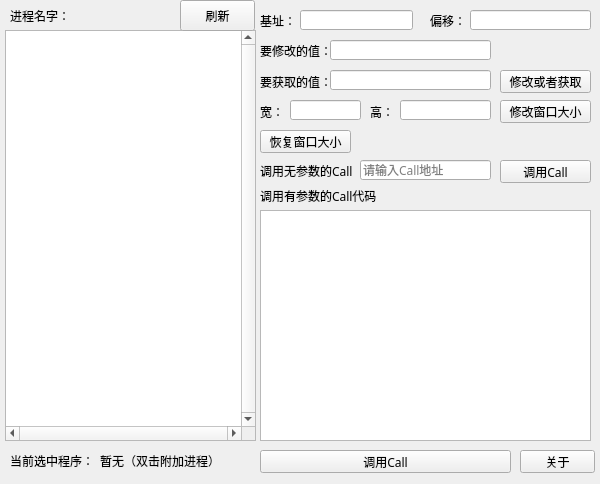
<?xml version="1.0" encoding="UTF-8"?>
<ui version="4.0">
 <class>GameCallClass</class>
 <widget class="QMainWindow" name="GameCallClass">
  <property name="geometry">
   <rect>
    <x>0</x>
    <y>0</y>
    <width>600</width>
    <height>484</height>
   </rect>
  </property>
  <property name="font">
   <font>
    <family>微软雅黑</family>
   </font>
  </property>
  <property name="windowTitle">
   <string>GameCall</string>
  </property>
  <widget class="QWidget" name="centralWidget">
   <widget class="QListWidget" name="listWidget">
    <property name="geometry">
     <rect>
      <x>5</x>
      <y>30</y>
      <width>251</width>
      <height>411</height>
     </rect>
    </property>
    <property name="verticalScrollBarPolicy">
     <enum>Qt::ScrollBarAlwaysOn</enum>
    </property>
    <property name="horizontalScrollBarPolicy">
     <enum>Qt::ScrollBarAlwaysOn</enum>
    </property>
   </widget>
   <widget class="QPushButton" name="aboutBtn">
    <property name="geometry">
     <rect>
      <x>520</x>
      <y>450</y>
      <width>75</width>
      <height>23</height>
     </rect>
    </property>
    <property name="font">
     <font>
      <family>微软雅黑</family>
     </font>
    </property>
    <property name="text">
     <string>关于</string>
    </property>
   </widget>
   <widget class="QLabel" name="label">
    <property name="geometry">
     <rect>
      <x>260</x>
      <y>10</y>
      <width>54</width>
      <height>21</height>
     </rect>
    </property>
    <property name="font">
     <font>
      <family>微软雅黑</family>
     </font>
    </property>
    <property name="text">
     <string>基址：</string>
    </property>
   </widget>
   <widget class="QLineEdit" name="lineEdit">
    <property name="geometry">
     <rect>
      <x>300</x>
      <y>10</y>
      <width>113</width>
      <height>20</height>
     </rect>
    </property>
    <property name="font">
     <font>
      <family>微软雅黑</family>
     </font>
    </property>
   </widget>
   <widget class="QLineEdit" name="lineEdit_2">
    <property name="geometry">
     <rect>
      <x>470</x>
      <y>10</y>
      <width>121</width>
      <height>20</height>
     </rect>
    </property>
    <property name="font">
     <font>
      <family>微软雅黑</family>
     </font>
    </property>
   </widget>
   <widget class="QLabel" name="label_2">
    <property name="geometry">
     <rect>
      <x>430</x>
      <y>10</y>
      <width>54</width>
      <height>21</height>
     </rect>
    </property>
    <property name="font">
     <font>
      <family>微软雅黑</family>
     </font>
    </property>
    <property name="text">
     <string>偏移：</string>
    </property>
   </widget>
   <widget class="QLabel" name="label_3">
    <property name="geometry">
     <rect>
      <x>260</x>
      <y>180</y>
      <width>121</width>
      <height>31</height>
     </rect>
    </property>
    <property name="font">
     <font>
      <family>微软雅黑</family>
     </font>
    </property>
    <property name="text">
     <string>调用有参数的Call代码</string>
    </property>
   </widget>
   <widget class="QPushButton" name="pushButton_2">
    <property name="geometry">
     <rect>
      <x>500</x>
      <y>70</y>
      <width>91</width>
      <height>23</height>
     </rect>
    </property>
    <property name="font">
     <font>
      <family>微软雅黑</family>
     </font>
    </property>
    <property name="text">
     <string>修改或者获取</string>
    </property>
   </widget>
   <widget class="QLabel" name="label_4">
    <property name="geometry">
     <rect>
      <x>260</x>
      <y>40</y>
      <width>71</width>
      <height>21</height>
     </rect>
    </property>
    <property name="font">
     <font>
      <family>微软雅黑</family>
     </font>
    </property>
    <property name="text">
     <string>要修改的值：</string>
    </property>
   </widget>
   <widget class="QLineEdit" name="lineEdit_3">
    <property name="geometry">
     <rect>
      <x>330</x>
      <y>40</y>
      <width>161</width>
      <height>20</height>
     </rect>
    </property>
    <property name="font">
     <font>
      <family>微软雅黑</family>
     </font>
    </property>
   </widget>
   <widget class="QLabel" name="label_5">
    <property name="geometry">
     <rect>
      <x>260</x>
      <y>71</y>
      <width>71</width>
      <height>21</height>
     </rect>
    </property>
    <property name="font">
     <font>
      <family>微软雅黑</family>
     </font>
    </property>
    <property name="text">
     <string>要获取的值：</string>
    </property>
   </widget>
   <widget class="QLineEdit" name="lineEdit_4">
    <property name="geometry">
     <rect>
      <x>330</x>
      <y>70</y>
      <width>161</width>
      <height>20</height>
     </rect>
    </property>
    <property name="font">
     <font>
      <family>微软雅黑</family>
     </font>
    </property>
   </widget>
   <widget class="QPushButton" name="callBtn">
    <property name="geometry">
     <rect>
      <x>260</x>
      <y>450</y>
      <width>251</width>
      <height>23</height>
     </rect>
    </property>
    <property name="font">
     <font>
      <family>微软雅黑</family>
     </font>
    </property>
    <property name="text">
     <string>调用Call</string>
    </property>
   </widget>
   <widget class="QLabel" name="label_6">
    <property name="geometry">
     <rect>
      <x>10</x>
      <y>0</y>
      <width>61</width>
      <height>31</height>
     </rect>
    </property>
    <property name="font">
     <font>
      <family>微软雅黑</family>
     </font>
    </property>
    <property name="text">
     <string>进程名字：</string>
    </property>
   </widget>
   <widget class="QPushButton" name="pidFreshBtn">
    <property name="geometry">
     <rect>
      <x>180</x>
      <y>0</y>
      <width>75</width>
      <height>31</height>
     </rect>
    </property>
    <property name="font">
     <font>
      <family>微软雅黑</family>
     </font>
    </property>
    <property name="text">
     <string>刷新</string>
    </property>
   </widget>
   <widget class="QLabel" name="label_7">
    <property name="geometry">
     <rect>
      <x>10</x>
      <y>450</y>
      <width>91</width>
      <height>21</height>
     </rect>
    </property>
    <property name="font">
     <font>
      <family>微软雅黑</family>
     </font>
    </property>
    <property name="text">
     <string>当前选中程序：</string>
    </property>
   </widget>
   <widget class="QLabel" name="clickTipslabel">
    <property name="geometry">
     <rect>
      <x>100</x>
      <y>450</y>
      <width>131</width>
      <height>21</height>
     </rect>
    </property>
    <property name="font">
     <font>
      <family>微软雅黑</family>
     </font>
    </property>
    <property name="text">
     <string>暂无（双击附加进程）</string>
    </property>
   </widget>
   <widget class="QLineEdit" name="CKWidthEdit">
    <property name="geometry">
     <rect>
      <x>290</x>
      <y>100</y>
      <width>71</width>
      <height>20</height>
     </rect>
    </property>
    <property name="font">
     <font>
      <family>微软雅黑</family>
     </font>
    </property>
   </widget>
   <widget class="QLabel" name="label_8">
    <property name="geometry">
     <rect>
      <x>260</x>
      <y>101</y>
      <width>54</width>
      <height>21</height>
     </rect>
    </property>
    <property name="font">
     <font>
      <family>微软雅黑</family>
     </font>
    </property>
    <property name="text">
     <string>宽：</string>
    </property>
   </widget>
   <widget class="QLabel" name="label_9">
    <property name="geometry">
     <rect>
      <x>370</x>
      <y>101</y>
      <width>54</width>
      <height>21</height>
     </rect>
    </property>
    <property name="font">
     <font>
      <family>微软雅黑</family>
     </font>
    </property>
    <property name="text">
     <string>高：</string>
    </property>
   </widget>
   <widget class="QLineEdit" name="CKHeightEdit">
    <property name="geometry">
     <rect>
      <x>400</x>
      <y>100</y>
      <width>91</width>
      <height>20</height>
     </rect>
    </property>
    <property name="font">
     <font>
      <family>微软雅黑</family>
     </font>
    </property>
   </widget>
   <widget class="QPushButton" name="changeCKSizeBtn">
    <property name="geometry">
     <rect>
      <x>500</x>
      <y>100</y>
      <width>91</width>
      <height>23</height>
     </rect>
    </property>
    <property name="font">
     <font>
      <family>微软雅黑</family>
     </font>
    </property>
    <property name="text">
     <string>修改窗口大小</string>
    </property>
   </widget>
   <widget class="QPushButton" name="refreshSizeButton">
    <property name="geometry">
     <rect>
      <x>260</x>
      <y>130</y>
      <width>91</width>
      <height>23</height>
     </rect>
    </property>
    <property name="text">
     <string>恢复窗口大小</string>
    </property>
   </widget>
   <widget class="QLabel" name="label_10">
    <property name="geometry">
     <rect>
      <x>260</x>
      <y>160</y>
      <width>101</width>
      <height>21</height>
     </rect>
    </property>
    <property name="font">
     <font>
      <family>微软雅黑</family>
     </font>
    </property>
    <property name="text">
     <string>调用无参数的Call</string>
    </property>
   </widget>
   <widget class="QLineEdit" name="callAddresEdit">
    <property name="geometry">
     <rect>
      <x>360</x>
      <y>160</y>
      <width>131</width>
      <height>20</height>
     </rect>
    </property>
    <property name="font">
     <font>
      <family>微软雅黑</family>
     </font>
    </property>
    <property name="placeholderText">
     <string>请输入Call地址</string>
    </property>
   </widget>
   <widget class="QPushButton" name="callSignButton">
    <property name="geometry">
     <rect>
      <x>500</x>
      <y>160</y>
      <width>91</width>
      <height>23</height>
     </rect>
    </property>
    <property name="font">
     <font>
      <family>微软雅黑</family>
     </font>
    </property>
    <property name="text">
     <string>调用Call</string>
    </property>
   </widget>
   <widget class="QTextEdit" name="callTextEdit">
    <property name="geometry">
     <rect>
      <x>260</x>
      <y>210</y>
      <width>331</width>
      <height>231</height>
     </rect>
    </property>
   </widget>
  </widget>
 </widget>
 <layoutdefault spacing="6" margin="11"/>
 <resources>
  <include location="GameCall.qrc"/>
 </resources>
 <connections/>
</ui>
